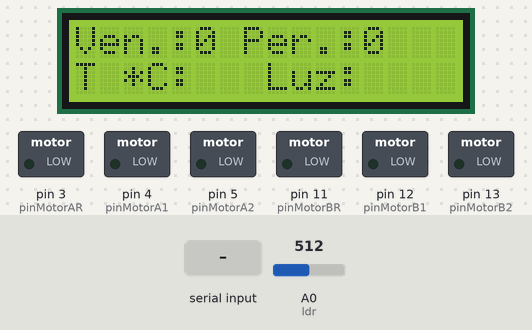
The sketch below on a simulated Arduino Uno, built with avr-gcc and run on an emulated ATmega328P. Parts: 16×2 character LCD, switched loads named in the sketch (green lamp = pin HIGH). The test bench sets the inputs (shaded band); at power-on: A0 (ldr) = 512.

Above: at 1.2 s.
1.3 s: byte 4 (4) received over Serial
At 3.0 s:
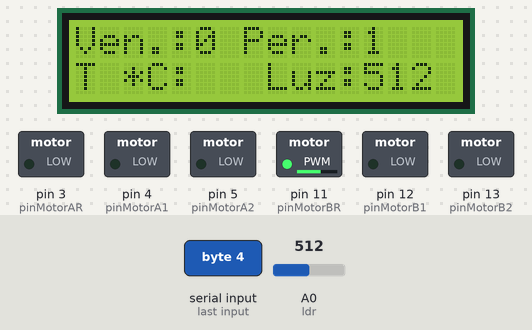
3.3 s: A0 (ldr) set to 521
At 4.4 s:
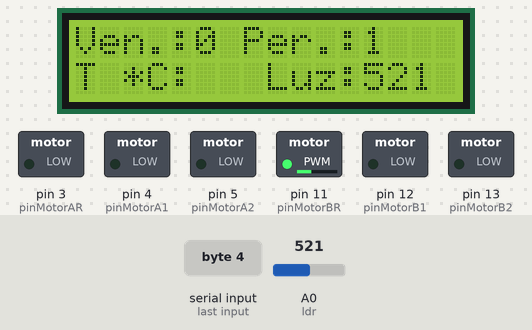
5.3 s: byte 3 (3) received over Serial
At 5.7 s:
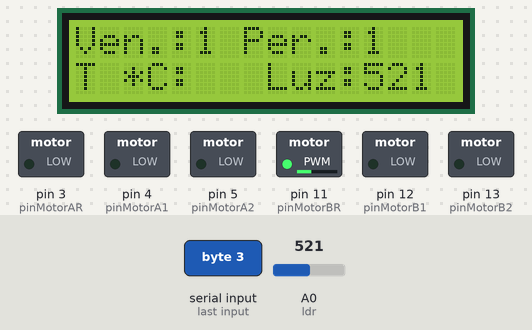
Timing chart, 0 to 8.3 s (numbered marks = the images above; inputs shaded):
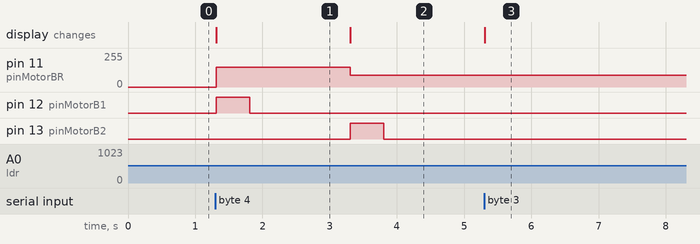

Measured:
- the behaviour switches between 512 and 513 on A0 (ldr) (found by bisection; images 1 and 2)
- after the input at 1.3 s, pin 11 (pinMotorBR): 0/255 → 150/255 at once; pin 12 (pinMotorB1): LOW → HIGH at once, → LOW 0.50 s later; the display: changes at once (image 1)
- after the input at 3.3 s, pin 11 (pinMotorBR): 150/255 → 90/255 at once; pin 13 (pinMotorB2): LOW → HIGH at once, → LOW 0.50 s later; the display: changes at once (image 2)
- after the input at 5.3 s, the display: changes at once (image 3)

The sketch:

arduino02.ino
```cpp
//Librerias de LCD y configuración del mismo
#include <Wire.h>
#include <LiquidCrystal_I2C.h>
LiquidCrystal_I2C lcd(0x27, 16, 2); // set the LCD address to 0x27 for a 16 chars and 2 line display
// fin LCD
//Configuración necesaria para DHT11
#include <Adafruit_Sensor.h>
#include <DHT.h>
#include <DHT_U.h>
#define DHTPIN 2  // Pin which is connected to the DHT sensor.
#define DHTTYPE           DHT11     // DHT 11
DHT_Unified dht(DHTPIN, DHTTYPE);
uint32_t delayMS;
//fin DHT11

boolean ventilador = false;
boolean persiana = false;
boolean persianaAbajo = true;
const int dht11 = 2;
const int pinMotorAR = 3;
const int pinMotorA1 = 4;
const int pinMotorA2 = 5;
const int ldr = 0;
const int pinMotorBR = 11;
const int pinMotorB1 = 12;
const int pinMotorB2 = 13;

void setup() {

  Serial.begin (9600);

  // Inicializa el DHT11.
  dht.begin();
  // Print temperature sensor details.
  sensor_t sensor;
  dht.temperature().getSensor(&sensor);
  // Print humidity sensor details.
  dht.humidity().getSensor(&sensor);
  // Set delay between sensor readings based on sensor details.
  delayMS = sensor.min_delay / 1000;
  // Fin DHT11
  //Inicializa el LCD
  lcd.init();
  lcd.backlight();
  lcd.setCursor(0, 0); lcd.print ("Ven.:");
  lcd.setCursor (5, 0); lcd.print (ventilador);
  lcd.setCursor(7, 0); lcd.print ("Per.:");
  lcd.setCursor (12, 0); lcd.print (persiana);
  lcd.setCursor (0, 1); lcd.print ("T *C:");
  lcd.setCursor (8, 1); lcd.print ("Luz:");

  //fin LCD
  pinMode (dht11, INPUT);
  pinMode (pinMotorAR, OUTPUT);
  pinMode (pinMotorA1, OUTPUT);
  pinMode (pinMotorA2, OUTPUT);
  pinMode (pinMotorBR, OUTPUT);
  pinMode (pinMotorB1, OUTPUT);
  pinMode (pinMotorB2, OUTPUT);

}

void loop() {
  compruebaSerie();

  if (ventilador == true) {

    lcd.setCursor (5, 0); lcd.print (ventilador);
    controlaVentilador();
    compruebaSerie();

  }

  else {

    lcd.setCursor (5, 0); lcd.print (ventilador);
    digitalWrite (pinMotorA1, LOW);
    digitalWrite (pinMotorA2, LOW);
  }

  if (persiana == true) {
    lcd.setCursor (12, 0); lcd.print (persiana);
    controlaPersiana();
    compruebaSerie();

  }

  else {
    lcd.setCursor (12, 0); lcd.print (persiana);

  }
}

void controlaVentilador() {

  int temperatura = mideDHT11();
  //Serial.println (temperatura);
  lcd.setCursor(5, 1); lcd.print (temperatura);
  delay (1000);
  if (temperatura >= 25) {//pone en marcha al ventilador
    analogWrite (pinMotorAR, 255);
    digitalWrite (pinMotorA1, HIGH);
    digitalWrite (pinMotorA2, LOW);
  }
  else {//en caso contrario lo apaga
    digitalWrite (pinMotorA1, LOW);
    digitalWrite (pinMotorA2, LOW);

  }
}

int mideDHT11() {//función que devuelve la temperatura de la sala con el DHT11
  int temperatura;
  int humedad;
  delay(delayMS);
  // Get temperature event and print its value.
  sensors_event_t event;
  dht.temperature().getEvent(&event);
  if (isnan(event.temperature)) {
    //Serial.println("Error reading temperature!");
  }
  else {
    temperatura = event.temperature;
  }
  // Get humidity event and print its value.
  dht.humidity().getEvent(&event);
  if (isnan(event.relative_humidity)) {
    //Serial.println("Error reading humidity!");
  }
  else {
    humedad = event.relative_humidity;
  }

  return temperatura;
}


void controlaPersiana() {//la persiana tiene que partir desde posición inferior (abajo)
  int luz = analogRead(ldr);
  int tiempo = 500;
  //Serial.println(luz);
  lcd.setCursor(12, 1); lcd.print (luz);
  if (luz <= 512 && persianaAbajo == true) { //si hay poca luz y la persiana está abajo la sube
    analogWrite (pinMotorBR, 150);
    digitalWrite (pinMotorB1, HIGH);
    digitalWrite (pinMotorB2, LOW);
    delay (tiempo);
    digitalWrite (pinMotorB1, LOW);
    digitalWrite (pinMotorB2, LOW);
    persianaAbajo = !persianaAbajo;

  }

  else if (luz > 512 && persianaAbajo == false) { // si hay mucha luz y la persiana está arriba la baja
    analogWrite (pinMotorBR, 90);
    digitalWrite (pinMotorB1, LOW);
    digitalWrite (pinMotorB2, HIGH);
    delay (tiempo);
    digitalWrite (pinMotorB1, LOW);
    digitalWrite (pinMotorB2, LOW);
    persianaAbajo = !persianaAbajo;


  }

  else {
    digitalWrite (pinMotorB1, LOW);
    digitalWrite (pinMotorB2, LOW);
  }

}

void compruebaSerie() {

  if (Serial.available() > 0) {

    int dato = Serial.read();

    if (dato == 3) {
      ventilador = !ventilador;

    }
    if (dato == 4) {
      persiana = !persiana;

    }
  }


}
```
